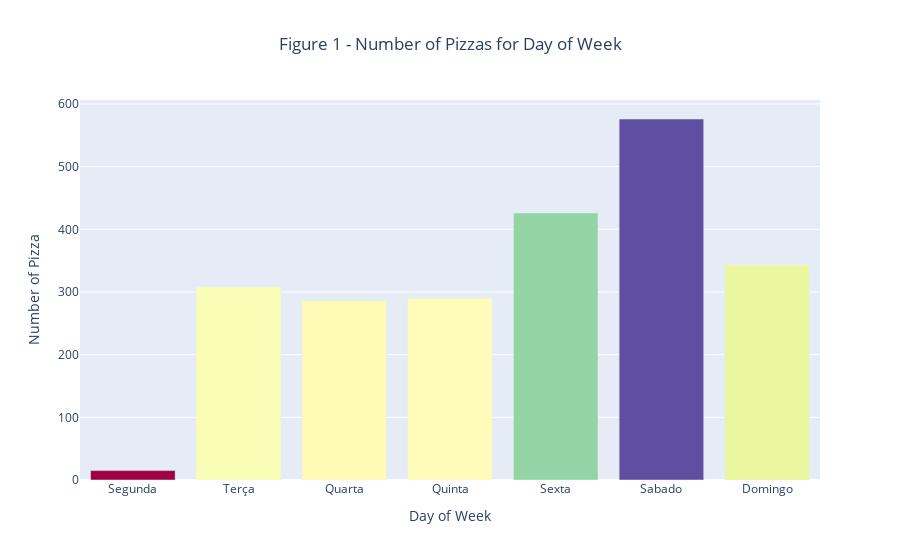

Here is the notebook cell this chart was saved with:
### Code cell
# Graph Number of Pizzas by Day of the Week
value = semana_sort
label = value.index
trace = go.Bar(y=value, 
               x=label,
               marker={'color': value,
                   'colorscale': 'Spectral'})
layout = go.Layout(title="Figure 1 - Number of Pizzas for Day of Week", 
                   xaxis={'title' : "Day of Week"},
                  yaxis={'title' : "Number of Pizza"},
                  title_x=0.5)
fig = go.Figure(data=trace, layout=layout)
iplot(fig)

### Figure 1 — Plotly figure (JSON) as saved in the notebook; plotly's stock layout.template omitted (floating-point values rounded to 4 significant figures)
{"data": [{"marker": {"color": [15, 308, 286, 290, 426, 576, 343], "colorscale": [[0, "rgb(158,1,66)"], [0.1, "rgb(213,62,79)"], [0.2, "rgb(244,109,67)"], [0.3, "rgb(253,174,97)"], [0.4, "rgb(254,224,139)"], [0.5, "rgb(255,255,191)"], [0.6, "rgb(230,245,152)"], [0.7, "rgb(171,221,164)"], [0.8, "rgb(102,194,165)"], [0.9, "rgb(50,136,189)"], [1, "rgb(94,79,162)"]]}, "type": "bar", "x": ["Segunda", "Terça", "Quarta", "Quinta", "Sexta", "Sabado", "Domingo"], "y": [15, 308, 286, 290, 426, 576, 343]}], "layout": {"title": {"text": "Figure 1 - Number of Pizzas for Day of Week", "x": 0.5}, "xaxis": {"title": {"text": "Day of Week"}}, "yaxis": {"title": {"text": "Number of Pizza"}}}}
